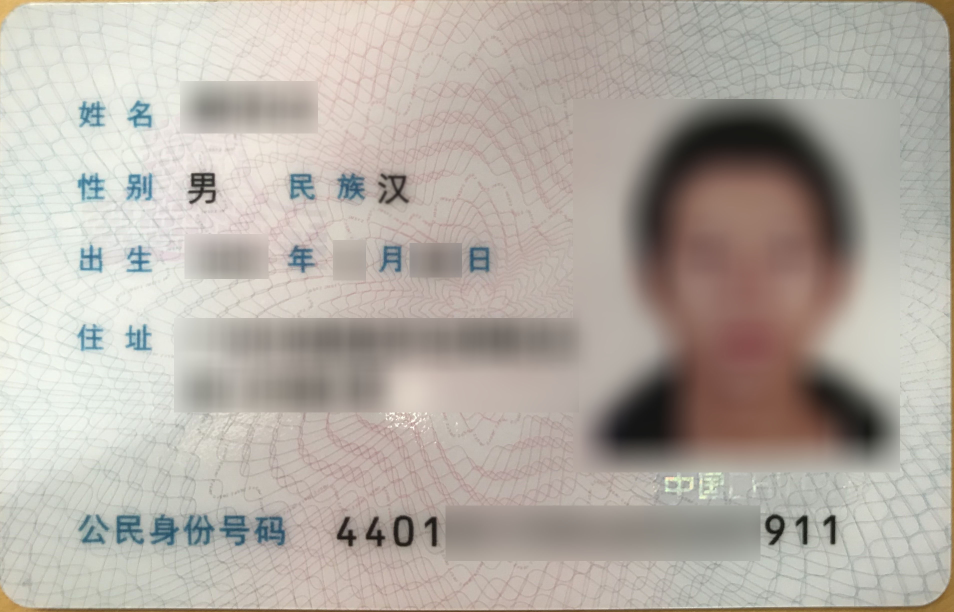
#> input picture mask/idcard_mask.jpg, 3816 x 2448 px, found by its file name (shown at 1/4 size)
$ python -i findidcard.py   (imports and definitions only)
#> lines starting #> are read from the running program, lines starting #| are printed output that depends on the picture
# -*- coding: utf-8 -*-
import numpy as np
import cv2
from PIL import Image
import pytesseract
import re

class findidcard:
    def __init__(self):
        pass

    #img1为身份证模板, img2为需要识别的图像
    def find(self, img2_name, img1_name = r'mask\\idcard_mask.jpg'):
        # print(u'进入身份证模版匹配流程...')
        # img1_name = 'idcard_mask.jpg'
#> called with img2_name = '../mask/idcard_mask.jpg', img1_name = 'mask\\\\idcard_mask.jpg'
        MIN_MATCH_COUNT = 30
        img1 = cv2.UMat(cv2.imread(img1_name, 0)) # queryImage in Gray
        img1 = self.img_resize(img1, 640)
        # self.showimg(img1)
        #img1 = idocr.hist_equal(img1)
        img2 = cv2.UMat(cv2.imread(img2_name, 0))  # trainImage in Gray
        # print(img2.get().shape)
        img2 = self.img_resize(img2, 1920)
        #img2 = idocr.hist_equal(img2)
        img_org = cv2.UMat(cv2.imread(img2_name))
        img_org = self.img_resize(img_org, 1920)
        #  Initiate SIFT detector
        # t1 = round(time.time() * 1000)

        sift = cv2.xfeatures2d.SIFT_create()
        # find the keypoints and descriptors with SIFT
        kp1, des1 = sift.detectAndCompute(img1,None)
#> kp1 = 591 keypoints; strongest (x, y, size): (136, 123, 12.6), (557, 348, 4.9), (559, 362, 2.7), (434, 282, 36.7)
        kp2, des2 = sift.detectAndCompute(img2,None)
#> kp2 = 1422 keypoints; strongest (x, y, size): (408, 370, 37.4), (1673, 1047, 15.4), (1617, 1047, 14.2), (1676, 1088, 8.5)

        FLANN_INDEX_KDTREE = 0
        index_params = dict(algorithm = FLANN_INDEX_KDTREE, trees = 5)
        search_params = dict(checks = 10)

        flann = cv2.FlannBasedMatcher(index_params, search_params)
        matches = flann.knnMatch(des1,des2,k=2)
#> matches = 591 matches

        # store all the good matches as per Lowe's ratio test.
        #两个最佳匹配之间距离需要大于ratio 0.7,距离过于相似可能是噪声点
        good = []
        for m,n in matches:
            if m.distance < 0.7*n.distance:
                good.append(m)
#> after the loop, good = 401 matches
        #reshape为(x,y)数组
        if len(good)>=MIN_MATCH_COUNT:
            src_pts = np.float32([ kp1[m.queryIdx].pt for m in good ]).reshape(-1,1,2)
#> src_pts = 401 rows, first 8: [14.57, 404.4], [52.01, 221.9], [52.38, 170.9], [53.2, 127.4], [54, 354], [54.35, 223.7], [54.74, 179.5], [54.74, 179.5]
            dst_pts = np.float32([ kp2[m.trainIdx].pt for m in good ]).reshape(-1,1,2)
#> dst_pts = 401 rows, first 8: [45.14, 1214.7], [156.5, 667.1], [157.7, 514.3], [160.5, 382.2], [162.9, 1062.9], [163.5, 672.1], [165.2, 539.8], [165.2, 539.8]
            #用HomoGraphy计算图像与图像之间映射关系, M为转换矩阵
            M, mask = cv2.findHomography(src_pts, dst_pts, cv2.RANSAC,5.0)
#> M = [[3, -0.000115, 0.548], [-2.18e-05, 3, 0.572], [6.56e-08, -1.41e-07, 1]]; mask = 401 values, max 1 at index 0, min 0 at index 39, mean 0.968
            matchesMask = mask.ravel().tolist()
#> matchesMask has the same summary as mask
            #使用转换矩阵M计算出img1在img2的对应形状
            h,w = cv2.UMat.get(img1).shape
#> h = 410; w = 640
            M_r=np.linalg.inv(M)
#> M_r = [[0.333, 1.27e-05, -0.183], [2.42e-06, 0.333, -0.191], [-2.19e-08, 4.68e-08, 1]]
            im_r = cv2.warpPerspective(img_org, M_r, (w,h))
            # self.showimg(im_r)
        else:
            # print("Not enough matches are found - %d/%d" % (len(good),MIN_MATCH_COUNT))
            # matchesMask = None
            return False, None

        # [8 lines of commented-out code are left out]

        img_data_gray, img_org = self.img_resize_gray(im_r)
        im_r = self.find_idnum(img_data_gray, img_org)
        idnum, birth = self.get_idnum_and_birth(im_r)
        return im_r, idnum


    def showimg(self, img):
        cv2.namedWindow("contours", 0);
        #cv2.resizeWindow("contours", 1600, 1200);
        cv2.imshow("contours", img)
        cv2.waitKey()

    def img_resize(self, imggray, dwidth):
        # print 'dwidth:%s' % dwidth
        crop = imggray
        size = crop.get().shape
        height = size[0]
        width = size[1]
        height = height * dwidth / width
        crop = cv2.resize(src=crop, dsize=(dwidth, int(height)), interpolation=cv2.INTER_CUBIC)
        return crop

    x = 1280.00 / 3840.00
    pixel_x = int(x * 3840)

    def find_idnum(self, crop_gray, crop_org):
        template = cv2.UMat(cv2.imread('mask\\idnum_mask_%s.jpg'%self.pixel_x, 0))
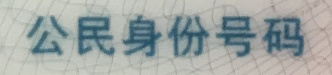
#> input picture mask/idnum_mask_1280.jpg, 332 x 75 px, found by its file name
        # showimg(template)
        #showimg(crop_gray)
        w, h = cv2.UMat.get(template).shape[::-1]
#> w = 332; h = 75
        res = cv2.matchTemplate(crop_gray, template, cv2.TM_CCOEFF_NORMED)
        min_val, max_val, min_loc, max_loc = cv2.minMaxLoc(res)
#> min_val = -0.512; max_val = 0.988; min_loc = (671, 621); max_loc = (79, 674)
        top_left = (max_loc[0] + w, max_loc[1] - int(20*self.x))
#> top_left = (411, 668)
        bottom_right = (top_left[0] + int(2300*self.x), top_left[1] + int(300*self.x))
#> bottom_right = (1177, 768)
        result = cv2.UMat.get(crop_org)[top_left[1]-10:bottom_right[1], top_left[0]-10:bottom_right[0]]
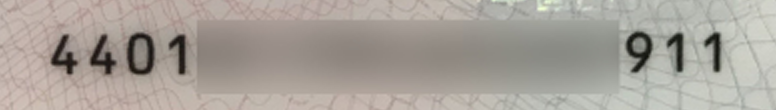
#> result: shape (110, 776, 3); mean of channels 0, 1, 2 154.5, 161.8, 168.2; drawn as B, G, R
        cv2.rectangle(crop_gray, top_left, bottom_right, 255, 2)
        #showimg(crop_gray)
        return cv2.UMat(result)

    def img_resize_gray(self, imgorg):
        #imgorg = cv2.imread(imgname)
        crop = imgorg
        size = cv2.UMat.get(crop).shape
        # print size
        height = size[0]
        width = size[1]
        # 参数是根据3840调的
        height = int(height * 3840 * self.x / width)
        # print height
        crop = cv2.resize(src=crop, dsize=(int(3840 * self.x), height), interpolation=cv2.INTER_CUBIC)
        img = cv2.cvtColor(crop, cv2.COLOR_BGR2GRAY)
        return self.hist_equal(img), crop

    def hist_equal(self, img):
            # [6 lines of commented-out code are left out]

            image = img.get() #UMat to Mat
            # result = cv2.equalizeHist(image)
            lut = np.zeros(256, dtype = image.dtype )#创建空的查找表
            #lut = np.zeros(256)
            hist= cv2.calcHist([image], #计算图像的直方图
                                [0], #使用的通道
                                None, #没有使用mask
                            [256], #it is a 1D histogram
                            [0,256])
            minBinNo, maxBinNo = 0, 255
            #计算从左起第一个不为0的直方图柱的位置
            for binNo, binValue in enumerate(hist):
                if binValue != 0:
                    minBinNo = binNo
                    break
            #计算从右起第一个不为0的直方图柱的位置
            for binNo, binValue in enumerate(reversed(hist)):
                if binValue != 0:
                    maxBinNo = 255-binNo
                    break
            #print minBinNo, maxBinNo
            #生成查找表
            for i,v in enumerate(lut):
                if i < minBinNo:
                    lut[i] = 0
                elif i > maxBinNo:
                    lut[i] = 255
                else:
                    lut[i] = int(255.0*(i-minBinNo)/(maxBinNo-minBinNo)+0.5)
            #计算,调用OpenCV cv2.LUT函数,参数 image --  输入图像，lut -- 查找表
            #print lut
            result = cv2.LUT(image, lut)
            #print type(result)
            #showimg(result)
            return cv2.UMat(result)

    def get_idnum_and_birth(self, img):
        _, _, red = cv2.split(img)
        # print('idnum')
        red = cv2.UMat(red)
        red = self.hist_equal(red)
        red = cv2.adaptiveThreshold(red, 255, cv2.ADAPTIVE_THRESH_GAUSSIAN_C, cv2.THRESH_BINARY, 151, 50)
        red = self.img_resize(red, 150)
        # cv2.imwrite('idnum_red.png', red)
        #idnum_str = get_result_fix_length(red, 18, 'idnum', '-psm 8')
        # idnum_str = get_result_fix_length(red, 18, 'eng', '--psm 8 ')
        img = Image.fromarray(cv2.UMat.get(red).astype('uint8'))
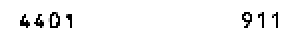
#> img: PIL image 150x21 L (shown 2 times larger); min 0, max 255, mean 246
        # img.show()
        idnum_str = self.get_result_vary_length(red, 'eng', img, '--psm 8 ')
        return idnum_str, idnum_str[6:14]

    def get_result_vary_length(self, red, langset, org_img, custom_config=''):
        red_org = red
        # [35 lines of commented-out code are left out]

        result_string = ''
#> (the run stopped early here; a loop or call above may not have finished)
